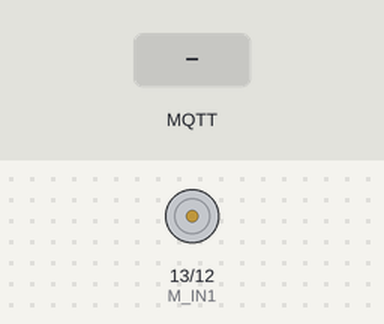
The sketch below on a simulated ESP8266 (NodeMCU). Parts: motor-driver pin pairs drawn as motors (green arrow = first pin HIGH = forward, orange = second pin HIGH = backward, longer = more drive, scaled by the enable pin). The inputs (shaded band) are chosen by the test bench. WiFi joins after 1.5 s; servers stay silent unless stated; no MQTT or app messages arrive unless stated; what the sketch prints to the serial monitor is not drawn.

Above: at 2.7 s.
2.8 s: MQTT message "5" arrives on the first subscribed topic
At 7.7 s:
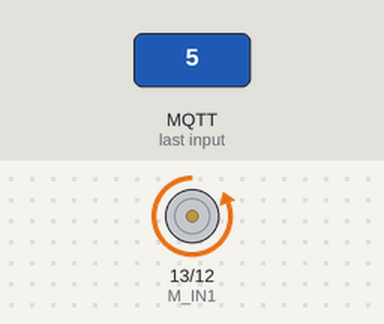
8.0 s: MQTT message "0" arrives on the first subscribed topic
At 12.7 s:
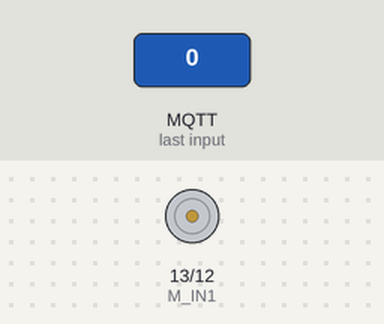
13.0 s: MQTT message "90" arrives on the first subscribed topic
At 17.7 s:
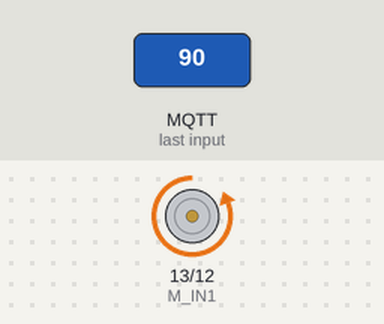
Timing chart, 0 to 19.2 s (numbered marks = the images above; inputs shaded):
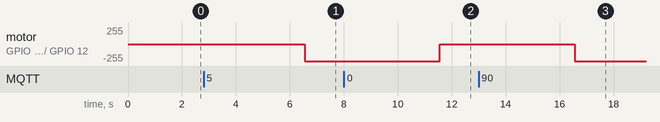

The sketch:

DC.ino
```cpp
#include <ESP8266WiFi.h>
#include <PubSubClient.h>

#define EA 14  // 모터드라이버 EA 핀, 아두이노 우노 보드 디지털 5번 핀에 연결
#define M_IN1 13  // 모터드라이버 IN1 핀, 아두이노 우노 보드 디지털 4번 핀에 연결
#define M_IN2 12  // 모터드라이버 IN2 핀, 아두이노 우노 보드 디지털 3번 핀에 연결
int motorA_vector = 1;  // DC모터의 회전방향이 반대일 시 1을 0으로
// "1"을 "0"으로 바꿔주면 DC모터의 회전방향이 바뀜.

char ssid[30] = "chanan_park";
char password[30] = "19970204";
const char* mqttServer = "54.87.52.22";
const int mqttPort = 1883;
char car_speed[10];
int carmode = 0;
int carspeed;

WiFiClient espClient;
PubSubClient client(espClient);
void setup()  // 초기화
{
  Serial.begin(115200);
  WiFi.begin(ssid, password);
  while(WiFi.status() != WL_CONNECTED){
    delay(500);
    Serial.println("Connecting to WiFi..");
  }
  Serial.println("Connected to the WiFi network");
  client.setServer(mqttServer, mqttPort);
  client.setCallback(callback);

   while(!client.connected()){
    Serial.println("Connecting to MQTT...");
    if (client.connect("ESP8266_Motor")){
      Serial.println("connected");
    }
    else{
      Serial.print("failed with state "); Serial.println(client.state());
      delay(2000);
    }
   }
  pinMode(EA, OUTPUT);  // EA와 연결된 핀 출력 설정
  pinMode(M_IN1, OUTPUT);  // IN1과 연결된 핀 출력 설정
  pinMode(M_IN2, OUTPUT);  // IN2와 연결된 핀 출력 설정
  client.subscribe("cpu/Project/car/speed");
}
void loop()  // 무한루프
{
  client.loop();

  if (carspeed > 0){
      motorforward();

    }
  else {
      motorstop();
  }


}
void callback(char* topic, byte* payload, unsigned int len){
  Serial.print("Topic: ");
  Serial.println(topic);
  Serial.print("Message: ");
  for(int i=0;i<len;i++){
     Serial.print((char)payload[i]);
     car_speed[i] = (char)payload[i];
    }
    Serial.println("");
    carspeed = atoi(car_speed);
}

void motorforward(){
  digitalWrite(EA, HIGH);  // 모터구동 ON
  digitalWrite(M_IN1, LOW);  // IN1에 HIGH(or LOW)
  digitalWrite(M_IN2, HIGH);  // IN2에 LOW(or HIGH)
  Serial.println("정회전");
  delay(5000);

}

void motorstop(){
  digitalWrite(EA, LOW);  // 모터구동 OFF
  digitalWrite(M_IN1, LOW);  // IN1에 LOW
  digitalWrite(M_IN2, LOW);  // IN2에 LOW
  Serial.println("정지");
  delay(5000);

}
```

Measured:
- after the input at 2.8 s, motor on GPIO 13 (M_IN1) / GPIO 12 (M_IN2): stopped → backward 255/255 after 3.8 s
- after the input at 8.0 s, motor on GPIO 13 (M_IN1) / GPIO 12 (M_IN2): backward 255/255 → stopped after 3.6 s
- after the input at 13.0 s, motor on GPIO 13 (M_IN1) / GPIO 12 (M_IN2): stopped → backward 255/255 after 3.6 s
